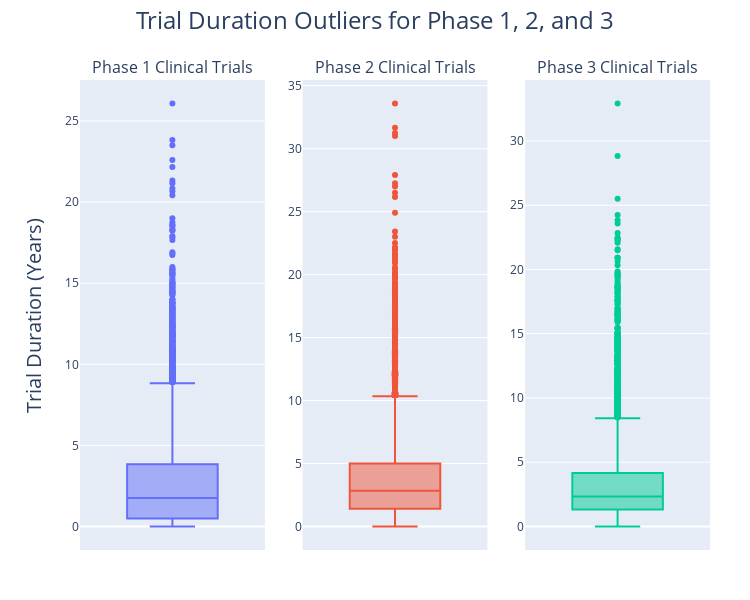

This figure's notebook cell:
### Markdown cell above
For each trial phase, the majority of clinical trials have a duration of between 0 to 5 years, except for phase 1 which is significantly faster. <br>

However, a huge spread of the trial duration was observed for all phases up to 25 or even 30 years.

### Code cell
# Create subplots of box plots for each clinical trial phase and combine them in a single plot to investigate the trial duration outliers
fig5 = make_subplots(rows = 1, cols = 3,
                     subplot_titles=('Phase 1 Clinical Trials', 'Phase 2 Clinical Trials', 'Phase 3 Clinical Trials'), 
                     vertical_spacing = 0.1, horizontal_spacing = 0.06)

fig5.add_trace(go.Box(y = phase1['Trial Duration (Days)'] / 365.25, name = 'Phase 1', hovertemplate = 'Trial Duration: %{y:.2f} yr<br><extra></extra>'), row = 1, col = 1)
fig5.add_trace(go.Box(y = phase2['Trial Duration (Days)'] / 365.25, name = 'Phase 2', hovertemplate = 'Trial Duration: %{y:.2f} yr<br><extra></extra>'), row = 1, col = 2)
fig5.add_trace(go.Box(y = phase3['Trial Duration (Days)'] / 365.25, name = 'Phase 3', hovertemplate = 'Trial Duration: %{y:.2f} yr<br><extra></extra>'), row = 1, col = 3)   

fig5.add_annotation(text = 'Trial Duration (Years)', xref = 'paper', yref = 'paper', x = -0.1, y = 0.5, showarrow = False, textangle = -90, font = dict(size = 20))  
fig5.update_layout(title = {'text' : 'Trial Duration Outliers for Phase 1, 2, and 3', 'y' : 0.98, 'x' : 0.5, 'xanchor' : 'center', 'yanchor' : 'top', 'font' : {'size' : 24}}, 
                   margin = dict(l = 80, r = 40, t = 80, b = 50), xaxis1_title = '', showlegend = False, width = 750, height = 600)
fig5.update_xaxes(showticklabels = False, row = 1, col = 1)
fig5.update_xaxes(showticklabels = False, row = 1, col = 2)
fig5.update_xaxes(showticklabels = False, row = 1, col = 3)

### Figure 1 — Plotly figure (JSON) as saved in the notebook; plotly's stock layout.template omitted (floating-point values rounded to 4 significant figures; data arrays with more than 128 entries replaced by an {"elided": "..."} marker saying what was removed)
{"data": [{"hovertemplate": "Trial Duration: %{y:.2f} yr<br><extra></extra>", "name": "Phase 1", "type": "box", "xaxis": "x", "y": {"elided": "11968 float values"}, "yaxis": "y"}, {"hovertemplate": "Trial Duration: %{y:.2f} yr<br><extra></extra>", "name": "Phase 2", "type": "box", "xaxis": "x2", "y": {"elided": "17474 float values"}, "yaxis": "y2"}, {"hovertemplate": "Trial Duration: %{y:.2f} yr<br><extra></extra>", "name": "Phase 3", "type": "box", "xaxis": "x3", "y": {"elided": "10599 float values"}, "yaxis": "y3"}], "layout": {"annotations": [{"font": {"size": 16}, "showarrow": false, "text": "Phase 1 Clinical Trials", "x": 0.1467, "xanchor": "center", "xref": "paper", "y": 1, "yanchor": "bottom", "yref": "paper"}, {"font": {"size": 16}, "showarrow": false, "text": "Phase 2 Clinical Trials", "x": 0.5, "xanchor": "center", "xref": "paper", "y": 1, "yanchor": "bottom", "yref": "paper"}, {"font": {"size": 16}, "showarrow": false, "text": "Phase 3 Clinical Trials", "x": 0.8533, "xanchor": "center", "xref": "paper", "y": 1, "yanchor": "bottom", "yref": "paper"}, {"font": {"size": 20}, "showarrow": false, "text": "Trial Duration (Years)", "textangle": -90, "x": -0.1, "xref": "paper", "y": 0.5, "yref": "paper"}], "height": 600, "margin": {"b": 50, "l": 80, "r": 40, "t": 80}, "showlegend": false, "title": {"font": {"size": 24}, "text": "Trial Duration Outliers for Phase 1, 2, and 3", "x": 0.5, "xanchor": "center", "y": 0.98, "yanchor": "top"}, "width": 750, "xaxis": {"anchor": "y", "domain": [0, 0.2933], "showticklabels": false, "title": {"text": ""}}, "xaxis2": {"anchor": "y2", "domain": [0.3533, 0.6467], "showticklabels": false}, "xaxis3": {"anchor": "y3", "domain": [0.7067, 1], "showticklabels": false}, "yaxis": {"anchor": "x", "domain": [0, 1]}, "yaxis2": {"anchor": "x2", "domain": [0, 1]}, "yaxis3": {"anchor": "x3", "domain": [0, 1]}}}
